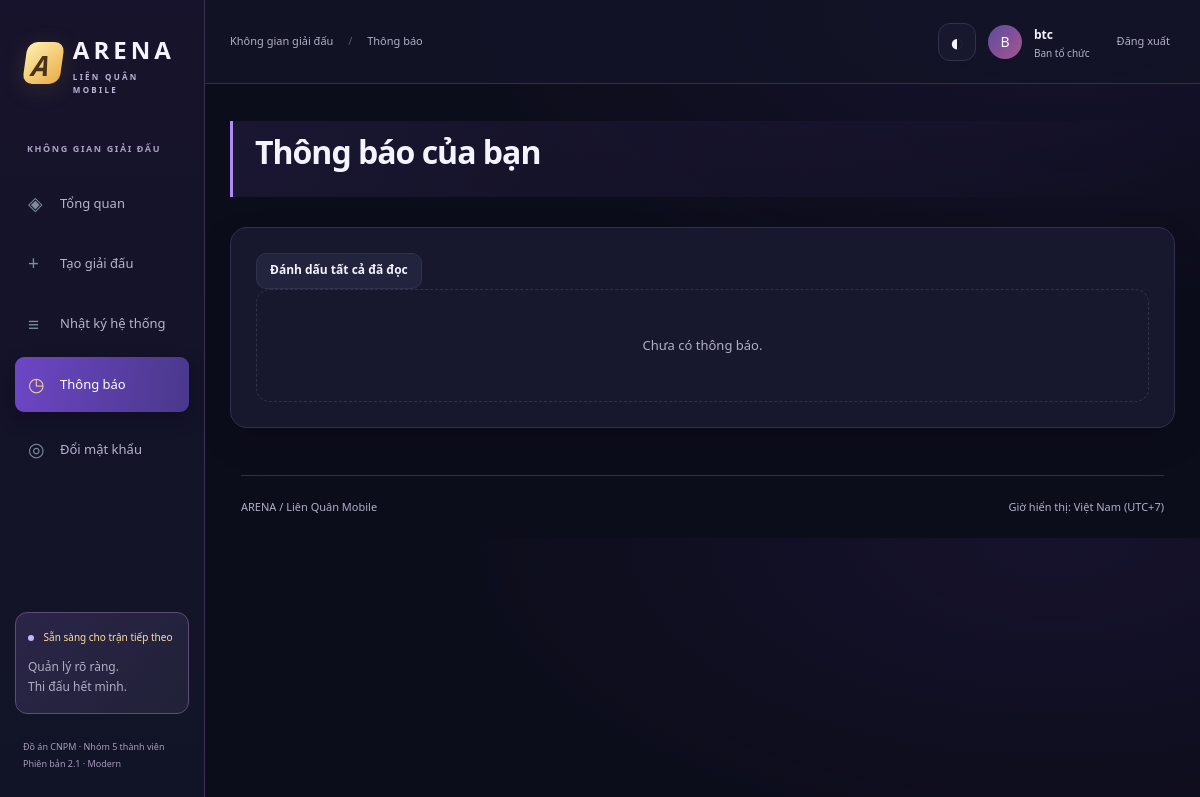
The app's page /notifications (signed in) with its own data.
### tables this page shows
CREATE TABLE users(id INTEGER PRIMARY KEY,username TEXT NOT NULL UNIQUE,password_hash TEXT NOT NULL,student_id INTEGER UNIQUE REFERENCES students(id),role TEXT NOT NULL CHECK(role IN ('admin','organizer','referee','student')),active INTEGER NOT NULL DEFAULT 1 CHECK(active IN(0,1)));

### app/admin.py (the view)
@bp.route("/notifications", methods=["GET", "POST"])
def notifications():
    if not g.user:
        abort(401)
    if request.method == "POST":
        with transaction() as db:
            db.execute(
                "UPDATE notifications SET read=1 WHERE user_id=?", (g.user["id"],)
            )
        return redirect(url_for("admin.notifications"))
    return render_template(
        "notifications.html",
        items=query(
            "SELECT * FROM notifications WHERE user_id=? ORDER BY id DESC LIMIT 100",
            (g.user["id"],),
        ),
    )

### app/auth.py (called while the page is built)
def load_user():
    g.user = query(
        "SELECT u.*,s.ign,s.full_name FROM users u LEFT JOIN students s ON s.id=u.student_id WHERE u.id=? AND u.active=1",
        (session.get("uid"),),
        one=True,
    )
    if not g.user:
        session.pop("uid", None)

def csrf_token():
    if "csrf" not in session:
        session["csrf"] = secrets.token_hex(32)
    return session["csrf"]

def csrf_guard():
    if request.method == "POST":
        sent = request.form.get("csrf") or request.headers.get("X-CSRF-Token", "")
        if not secrets.compare_digest(sent, session.get("csrf", "")) or not sent:
            abort(400, description="Phiên biểu mẫu đã hết hạn. Hãy tải lại trang.")

### app/common.py (called while the page is built)
def can(permission):
    return bool(
        g.user
        and query(
            "SELECT 1 FROM role_permissions WHERE role=? AND permission=?",
            (g.user["role"], permission),
            one=True,
        )
    )

### app/db.py (called while the page is built)
def get_db():
    if "db" not in g:
        g.db = sqlite3.connect(
            current_app.config["DATABASE"], timeout=15, isolation_level=None
        )
        g.db.row_factory = sqlite3.Row
        g.db.execute("PRAGMA foreign_keys=ON")
        g.db.execute("PRAGMA journal_mode=WAL")
        g.db.execute("PRAGMA busy_timeout=15000")
    return g.db

def query(sql, args=(), one=False):
    rows = get_db().execute(sql, args).fetchall()
    return (rows[0] if rows else None) if one else rows

### app/templates/notifications.html
{% extends 'base.html' %}{% block crumb %}Thông báo{% endblock %}{% block content %}<div class="page-heading"><h1>Thông báo của bạn</h1></div><section class="panel"><form method="post">{{ csrf_field() }}<button class="btn secondary small">Đánh dấu tất cả đã đọc</button></form>{% for n in items %}<div class="list-row"><div><p>{{ n.message }}</p><small class="muted">{{ n.created|timevn }}</small></div>{% if not n.read %}<span class="badge open">Mới</span>{% endif %}</div>{% else %}<div class="empty">Chưa có thông báo.</div>{% endfor %}</section>{% endblock %}

### app/templates/base.html (shortened to what this page needs)
<!doctype html><html lang="vi"><head><link rel="stylesheet" href="{{ url_for('static',filename='style.css') }}"><link rel="stylesheet" href="{{ url_for('static',filename='modern.css') }}"></head>
<body><aside class="sidebar" id="sidebar"><a class="brand" href="{{ url_for('web.home') }}"><span class="brand-icon">A</span><span>ARENA<small>LIÊN QUÂN MOBILE</small></span></a><p class="nav-label">KHÔNG GIAN GIẢI ĐẤU</p><nav><a class="nav-item {{ 'active' if request.endpoint=='web.home' }}" href="{{ url_for('web.home') }}"><span>◈</span>Tổng quan</a>{% if can('event') %}<a class="nav-item" href="{{ url_for('event.create') }}"><span>+</span>Tạo giải đấu</a>{% endif %}{% if can('audit') %}<a class="nav-item" href="{{ url_for('admin.logs') }}"><span>≡</span>Nhật ký hệ thống</a>{% endif %}{% if g.user %}<a class="nav-item" href="{{ url_for('admin.notifications') }}"><span>◷</span>Thông báo </a>{% endif %}</nav>{% if g.user %}<a class="nav-item" href="{{ url_for('auth.password_form') }}"><span>◎</span>Đổi mật khẩu</a>{% endif %}<div class="sidebar-note"><span class="dot"></span> Sẵn sàng cho trận tiếp theo<p>Quản lý rõ ràng.<br>Thi đấu hết mình.</p></div><div class="sidebar-foot">Đồ án CNPM · Nhóm 5 thành viên<br>Phiên bản 2.1 · Modern</div></aside>
<div class="workspace"><header class="topbar"><button class="icon-btn mobile-only" id="menu-toggle" aria-label="Mở menu" aria-expanded="false">☰</button><span class="breadcrumb">Không gian giải đấu <span>/</span> {% block crumb %}Tổng quan{% endblock %}</span><div class="account"><button type="button" class="theme-toggle" aria-label="Đổi giao diện sáng tối" title="Đổi giao diện sáng tối">◐</button>{% if g.user %}<span class="avatar">{{ (g.user.ign or g.user.username)[:1]|upper }}</span><span><b>{{ g.user.ign or g.user.username }}</b><small>{{ labels[g.user.role] }}</small></span><form method="post" action="{{ url_for('auth.logout') }}">{{ csrf_field() }}<button class="link-btn">Đăng xuất</button></form>{% else %}<a class="btn secondary small" href="{{ url_for('auth.login') }}">Đăng nhập</a><a class="btn small" href="{{ url_for('auth.register') }}">Tạo tài khoản</a>{% endif %}</div></header>
<main id="main">{% block content %}{% endblock %}</main><footer class="footer">ARENA / Liên Quân Mobile <span>Giờ hiển thị: Việt Nam (UTC+7)</span></footer></div></body></html>

### app/static/style.css (style rules this page uses)
:root { --bg:#0c1018;--panel:#141a25;--raised:#1b2230;--line:#283141;--text:#eff2f7;--muted:#96a2b5;--green:#9eedc5;--mint:#50c99b;--purple:#a99aff;--orange:#eeb575 }
* { box-sizing:border-box }
html { scroll-behavior:smooth;scroll-padding-top:100px }
body { margin:0;background:var(--bg);color:var(--text);font:14px/1.6 'Segoe UI',Arial,sans-serif }
a { color:inherit;text-decoration:none }
button,input,select,textarea { font:inherit }
button,a,input,select,textarea { outline-offset:4px }
button { cursor:pointer }
h1,h2,h3,p { margin-top:0 }
h1 { font-size:34px;line-height:1.3;letter-spacing:-1px;font-weight:700;margin-bottom:14px }
p { margin-bottom:15px }
small { font-size:12px }
.sidebar { position:fixed;inset:0 auto 0 0;width:234px;background:#10151e;border-right:1px solid #222b38;display:flex;flex-direction:column;padding:34px 20px;z-index:40 }
.brand { display:flex;align-items:center;gap:11px;font-size:24px;letter-spacing:4px;font-weight:800;padding:0 10px }
.brand small { display:block;font-size:8px;letter-spacing:2.3px;color:var(--muted) }
.brand-icon { background:var(--green);color:#12281e;width:40px;height:42px;display:grid;place-items:center;border-radius:10px;transform:skew(-8deg);font-style:italic;font-size:28px }
.nav-label { font-size:9px;color:#6e7e93;letter-spacing:1.6px;font-weight:700;margin:46px 12px 14px }
.nav-item { display:flex;align-items:center;gap:12px;padding:12px 13px;border-radius:9px;margin:5px 0;color:#a0adbf;font-size:13px }
.nav-item>span { font-size:19px;min-width:20px;color:#7d8c9f }
.nav-item.active,.nav-item:hover { background:#20312c;color:var(--green) }
.nav-item.active>span { color:var(--green) }
.sidebar-note { margin-top:auto;border:1px solid var(--line);border-radius:12px;padding:16px 12px;font-size:10px;color:var(--green) }
.sidebar-note p { color:var(--muted);font-size:12px;margin:12px 0 0 }
.sidebar-foot { font-size:9px;line-height:1.9;color:#6b7a8e;margin:24px 8px 0 }
.workspace { margin-left:234px }
.topbar { height:84px;border-bottom:1px solid #242d3c;display:flex;align-items:center;justify-content:space-between;padding:0 36px;gap:16px }
.breadcrumb { font-size:12px;color:#a6b1c0 }
.breadcrumb>span { color:#4e5c6e;margin:0 12px }
.account { display:flex;align-items:center;gap:12px }
.account b { font-size:12px }
.account small { display:block;color:var(--muted);font-size:10px }
.avatar { width:34px;height:34px;border-radius:50%;background:#323348;color:#cec8ff;display:grid;place-items:center }
.account form { margin-left:10px }
.account .link-btn { font-size:11px;color:var(--muted) }
main { padding:32px 36px 50px;max-width:1600px;margin:auto }
.btn { display:inline-flex;align-items:center;justify-content:center;gap:16px;min-height:43px;padding:11px 20px;color:#10261c;background:var(--green);border:1px solid transparent;border-radius:8px;font-size:12px;font-weight:700;line-height:1.4;transition:background .15s,transform .15s }
.btn.secondary { background:#1c2532;border-color:#354154;color:#d4dce8 }
.btn.small { min-height:32px;padding:8px 13px;font-size:11px }
.link-btn { background:none;border:0;color:var(--green);padding:5px;font-size:12px }
.dot { display:inline-block;width:6px;height:6px;border-radius:50%;background:var(--green);margin-right:7px }
.page-heading { margin:12px 0 30px }
.panel { background:var(--panel);border:1px solid var(--line);border-radius:12px;padding:25px;margin:22px 0 }
.empty { text-align:center;color:var(--muted);padding:45px 20px;font-size:13px }
.footer { border-top:1px solid #222c3a;margin:0 36px;padding:22px 0;color:#607185;font-size:10px;display:flex;justify-content:space-between }
@media (max-width:1200px) { .sidebar { width:205px;padding:28px 15px } }
@media (max-width:1200px) { .workspace { margin-left:205px } }
@media (max-width:1200px) { main { padding:25px } }
@media (max-width:1200px) { .topbar { padding:0 25px } }
@media (max-width:1200px) { .breadcrumb { font-size:11px } }

### records on screen
users: username "B", user "btc", role "Ban tổ chức"
